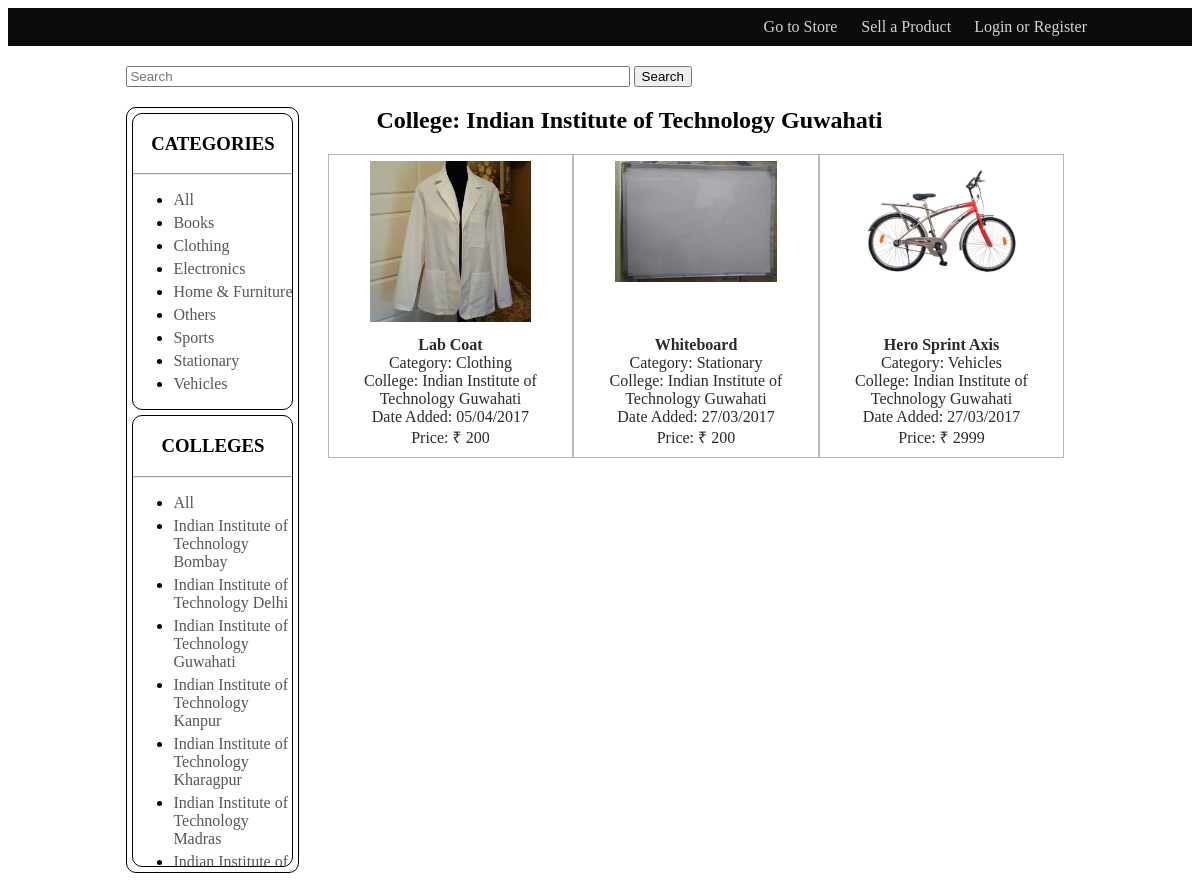
The app's page /store?college=1 with its own data.
### tables this page shows
CREATE TABLE `categories` (
  `id` int(2) unsigned NOT NULL AUTO_INCREMENT,
  `name` varchar(255) NOT NULL,
  PRIMARY KEY (`id`),
  UNIQUE KEY `name` (`name`)
);

CREATE TABLE `colleges` (
  `id` int(10) unsigned NOT NULL AUTO_INCREMENT,
  `name` varchar(255) NOT NULL,
  PRIMARY KEY (`id`),
  UNIQUE KEY `name` (`name`)
);

CREATE TABLE `products` (
  `id` int(10) unsigned NOT NULL AUTO_INCREMENT,
  `name` varchar(255) NOT NULL,
  `description` varchar(255) NOT NULL,
  `contact` varchar(255) NOT NULL,
  `image` varchar(255) NOT NULL,
  `price` int(10) unsigned NOT NULL,
  `category_id` int(10) unsigned NOT NULL,
  `user_id` int(10) unsigned NOT NULL,
  `datetime` datetime NOT NULL,
  `sold` char(1) NOT NULL DEFAULT 'n',
  PRIMARY KEY (`id`),
  KEY `user_id` (`user_id`),
  KEY `category_id` (`category_id`),
  CONSTRAINT `products_ibfk_1` FOREIGN KEY (`category_id`) REFERENCES `categories` (`id`) ON UPDATE CASCADE,
  CONSTRAINT `products_ibfk_2` FOREIGN KEY (`user_id`) REFERENCES `users` (`id`) ON UPDATE CASCADE
);

### includes/helpers.php (called while the page is built, shortened)
<?php
    function render ($view, $values = [])
    {
        extract($values);
        require(__DIR__."/../views/header.php");
        require(__DIR__."/../views/".$view.".php");
        require(__DIR__."/../views/footer.php");
        exit;
    }
?>

### controllers/store.php (called while the page is built, shortened)
<?php
    $categories = get_categories();
    $colleges = get_colleges();
    if (empty($_GET["category"]) && empty($_GET["college"]) && empty($_GET["seller"])  && empty($_GET["q"]))
    {
        $products = get_recent_products();
        $search_head = "Recent Additions";
    }
    else if (empty($_GET["college"]) && empty($_GET["seller"]) && empty($_GET["q"]))
    {
        $products = get_products_by(1, $_GET["category"]);
        $search_head = "Category: ".$products[0]["category"];
    }
    else if (empty($_GET["seller"]) && empty($_GET["q"]))
    {
        $products = get_products_by(2, $_GET["college"]);
        $search_head = "College: ".$products[0]["college"];
    }
    render("store_view", ["title" => "Store", "categories" => $categories, "colleges" => $colleges, "search_head" => $search_head, "products" => $products]);
?>

### public/index.php (called while the page is built, shortened)
<?php
    if (isset($_GET["url"]))
        $url = $_GET["url"];
    else
        $url = "store";
    require("../controllers/".$url.".php");
?>

### models/db.php (called while the page is built, shortened)
<?php
    function get_colleges()
    {
        $dbh = $GLOBALS["dbh"];
        $clgs = $dbh->query("SELECT * FROM colleges");
        $colleges = $clgs->fetchAll(PDO::FETCH_ASSOC);
        return $colleges;
    }
    function get_categories()
    {
        $dbh = $GLOBALS["dbh"];
        $result = $dbh->query("SELECT * FROM categories");
        $categories = $result->fetchAll(PDO::FETCH_ASSOC);
        return $categories;
    }
    function get_products_by($option, $id)
    {
        $dbh = $GLOBALS["dbh"];
        if ($option === 1)
        {
            $stmt = $dbh->prepare("SELECT products.*, categories.name AS category, colleges.name AS college FROM products
            INNER JOIN categories ON products.category_id = categories.id INNER JOIN colleges ON colleges.id
            IN (SELECT college_id FROM users WHERE users.id = products.user_id)
            WHERE products.category_id = :id && products.sold = 'n' ORDER BY datetime DESC");
        }
        else if ($option === 2)
        {
            $stmt = $dbh->prepare("SELECT products.*, categories.name AS category, colleges.name AS college FROM products
            INNER JOIN categories ON products.category_id = categories.id INNER JOIN colleges ON
            colleges.id = (SELECT college_id FROM users WHERE users.id = products.user_id)
            WHERE products.user_id IN (SELECT id FROM users WHERE users.college_id = :id) && products.sold = 'n' ORDER BY datetime DESC");
        }
        else if ($option === 3)
        {
            $stmt = $dbh->prepare("SELECT products.*, categories.name AS category FROM products INNER JOIN categories
            ON products.category_id = categories.id WHERE products.user_id = :id ORDER BY sold");
        }
        $stmt->bindParam(":id", $id);
        $stmt->execute();
        $products = $stmt->fetchAll(PDO::FETCH_ASSOC);
        return $products;
    }
?>

### views/store_view.php (the view, shortened to what this page needs)
<form action="store" id="search-box">
    <input type="search" name="q" placeholder="Search">
    <input type="submit" value="Search">
</form>
<div id="items-display">
    <div id="search-criterias">
        <div class="criteria">
            <h3>CATEGORIES</h3><hr>
            <ul>
                <li><a href="store">All</a></li>
            <?php
                foreach ($categories as $category)
                {
            ?>
                <li><a href="store?category=<?= $category["id"] ?>"><?= $category["name"] ?></a></li>
            <?php
                }
            ?>
            </ul>
        </div>
        <div class="criteria">
            <h3>COLLEGES</h3><hr>
            <ul>
                <li><a href="store">All</a></li>
            <?php
                foreach ($colleges as $college)
                {
            ?>
            <li><a href="store?college=<?= $college["id"] ?>"><?= $college["name"] ?></a></li>
            <?php
                }
            ?>
            </ul>
        </div>
    </div>
    <div id="search_head"><h2><?= $search_head ?></h2></div>
    <table id="items">
        <?php
            $n = 1;
            foreach ($products as $product)
            {
                if ($n % 3 === 1)
                    echo "<tr>";
        ?>
                    <td>
                        <a href="product?id=<?= $product["id"] ?>">
                            <div class="store-img"><img src="img/<?= $product["image"] ?>"></div>
                            <strong><?= $product["name"] ?></strong><br>
                            Category: <?= $product["category"] ?><br>
                            College: <?= $product["college"] ?><br>
                            Date Added: <?= date("d/m/Y", strtotime($product["datetime"])) ?><br>
                            Price:
                                <?php
                                if (intval($product["price"]) === 0)
                                {
                                    echo "On Donation";
                                }
                                else
                                {
                            ?>
                                &#8377; <?= $product["price"] ?>
                            <?php
                                }
                            ?>
                        </a>
                    </td>
        <?php
                if ($n % 3 === 0)
                    echo "</tr>";
                $n++;
            }
        ?>
    </table>
</div>

### public/css/styles.css (style rules this page uses)
#search-box input[type=search] { width: 50%; }
#items-display { position: relative; width: 100%; height: 90%; margin: 20px 0; }
#search-criterias { width: 17%; height: 80%; float: left; border: thin solid #000000; border-radius: 10px; }
.criteria { margin: 5px; border: thin solid #000000; border-radius: 10px; max-height: 450px; overflow-y: scroll; }
.criteria h3 { text-align: center; }
.criteria a { text-decoration: none; color: #565656; }
.criteria li { margin: 5px 0; }
#search_head { padding-left: 250px; }
#items { float: right; width: 80%; border-collapse: collapse; }
#items td { width: 30%; border: thin solid #B8B8B8; height: 300px; float: left; text-align: center; }
.store-img { margin: 5px 40px 10px 40px; height: 55%; overflow: hidden; }
.store-img img { width: 100%; }
#items a { text-decoration: none; color: #2A2A2A; }

### records on screen
categories: name "Books"
categories: name "Clothing"
categories: name "Electronics"
categories: name "Home & Furniture"
categories: name "Others"
categories: name "Sports"
categories: name "Stationary"
categories: name "Vehicles"
colleges: name "Indian Institute of Technology Bombay"
colleges: name "Indian Institute of Technology Delhi"
colleges: name "Indian Institute of Technology Guwahati"
colleges: name "Indian Institute of Technology Kanpur"
colleges: name "Indian Institute of Technology Kharagpur"
colleges: name "Indian Institute of Technology Madras"
colleges: name "Indian Institute of…"
products: image (picture), name "Lab Coat", category.name "Clothing", colleges.name "Indian Institute of Technology Guwahati", datetime "05/04/2017", price "200"
products: image (picture), name "Whiteboard", category.name "Stationary", colleges.name "Indian Institute of Technology Guwahati", datetime "27/03/2017", price "200"
products: image (picture), name "Hero Sprint Axis", category.name "Vehicles", colleges.name "Indian Institute of Technology Guwahati", datetime "27/03/2017", price "2999"

### other values on screen
$search_head "College: Indian Institute of Technology Guwahati"
